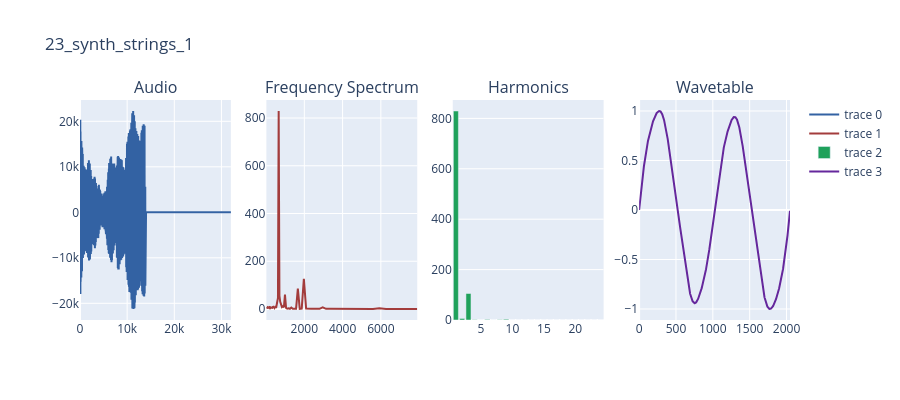

Notebook source saved alongside this figure:
### Code cell
f1.show()

### Figure 1 — Plotly figure (JSON) as saved in the notebook; plotly's stock layout.template omitted (floating-point values rounded to 4 significant figures; data arrays with more than 128 entries replaced by an {"elided": "..."} marker saying what was removed)
{"data": [{"marker": {"color": "rgb(51, 98, 163)"}, "mode": "lines", "type": "scatter", "x": {"elided": "32000 int values"}, "xaxis": "x", "y": {"elided": "32000 int values"}, "yaxis": "y"}, {"marker": {"color": "rgb(163, 60, 60)"}, "mode": "lines", "type": "scatter", "x": [16.35, 17.32, 18.35, 19.45, 20.6, 21.83, 23.12, 24.5, 25.96, 27.5, 29.14, 30.87, 32.7, 34.65, 36.71, 38.89, 41.2, 43.65, 46.25, 49.0, 51.91, 55.0, 58.27, 61.74, 65.41, 69.3, 73.42, 77.78, 82.41, 87.31, 92.5, 98.0, 103.8, 110.0, 116.5, 123.5, 130.8, 138.6, 146.8, 155.6, 164.8, 174.6, 185.0, 196.0, 207.7, 220.0, 233.1, 246.9, 261.6, 277.2, 293.7, 311.1, 329.6, 349.2, 370.0, 392.0, 415.3, 440.0, 466.2, 493.9, 523.3, 554.4, 587.3, 622.3, 659.3, 698.5, 740.0, 784.0, 830.6, 880.0, 932.3, 987.8, 1047.0, 1109.0, 1175.0, 1245.0, 1319.0, 1397.0, 1480.0, 1568.0, 1661.0, 1760.0, 1865.0, 1976.0, 2093.0, 2217.0, 2349.0, 2489.0, 2637.0, 2794.0, 2960.0, 3136.0, 3322.0, 3520.0, 3729.0, 3951.0, 4186.0, 4435.0, 4699.0, 4978.0, 5274.0, 5588.0, 5920.0, 6272.0, 6645.0, 7040.0, 7459.0, 7902.0], "xaxis": "x2", "y": [4.722, 6.587, 7.03, 4.366, 7.293, 4.759, 5.945, 6.29, 2.571, 7.024, 6.115, 3.005, 4.348, 6.562, 6.401, 6.944, 6.816, 6.666, 5.97, 3.96, 3.059, 6.295, 4.633, 5.158, 2.88, 5.907, 5.86, 4.314, 4.281, 5.725, 5.811, 2.163, 5.882, 3.996, 2.351, 3.677, 3.534, 6.882, 2.987, 3.863, 3.567, 3.232, 6.4, 5.387, 5.801, 4.262, 7.046, 6.86, 5.556, 7.685, 7.868, 4.744, 4.822, 8.13, 8.859, 5.16, 8.286, 4.624, 9.508, 11.49, 4.263, 23.72, 31.53, 46.49, 829.3, 55.02, 30.41, 19.4, 8.303, 11.33, 7.465, 60.08, 4.428, 1.043, 2.581, 0.9689, 6.368, 1.201, 0.7891, 1.55, 85.91, 0.5511, 1.663, 126.9, 1.922, 0.5982, 0.7771, 0.8327, 0.5575, 0.9368, 7.362, 0.6578, 0.7539, 0.4738, 0.5746, 1.605, 0.5814, 0.3253, 0.3307, 0.4019, 0.7564, 0.279, 3.208, 0.1699, 0.4172, 0.07881, 0.5127, 0.1265], "yaxis": "y2"}, {"marker": {"color": "rgb(31, 161, 91)"}, "type": "bar", "x": [1, 2, 3, 4, 5, 6, 7, 8, 9, 10, 11, 12, 13, 14, 15, 16, 17, 18, 19, 20, 21, 22, 23, 24], "xaxis": "x3", "y": [829.3, 6.368, 105.1, 0.5575, 0.1388, 1.779, 0.1142, 0.7564, 2.797, 0.2208, 0.1198, 0.1771, 0.07751, 0.224, 0.06044, 0.05404, 0.05801, 0.02717, 0.03836, 0.02358, 0.03387, 0.05274, 0.05596, 0.07253], "yaxis": "y3"}, {"marker": {"color": "rgb(101, 39, 156)"}, "mode": "lines", "type": "scatter", "x": {"elided": "2048 int values"}, "xaxis": "x4", "y": {"elided": "2048 float values"}, "yaxis": "y4"}], "layout": {"annotations": [{"font": {"size": 16}, "showarrow": false, "text": "Audio", "x": 0.1062, "xanchor": "center", "xref": "paper", "y": 1, "yanchor": "bottom", "yref": "paper"}, {"font": {"size": 16}, "showarrow": false, "text": "Frequency Spectrum", "x": 0.3688, "xanchor": "center", "xref": "paper", "y": 1, "yanchor": "bottom", "yref": "paper"}, {"font": {"size": 16}, "showarrow": false, "text": "Harmonics", "x": 0.6313, "xanchor": "center", "xref": "paper", "y": 1, "yanchor": "bottom", "yref": "paper"}, {"font": {"size": 16}, "showarrow": false, "text": "Wavetable", "x": 0.8938, "xanchor": "center", "xref": "paper", "y": 1, "yanchor": "bottom", "yref": "paper"}], "height": 400, "title": {"text": "23_synth_strings_1"}, "xaxis": {"anchor": "y", "domain": [0, 0.2125]}, "xaxis2": {"anchor": "y2", "domain": [0.2625, 0.475]}, "xaxis3": {"anchor": "y3", "domain": [0.525, 0.7375]}, "xaxis4": {"anchor": "y4", "domain": [0.7875, 1]}, "yaxis": {"anchor": "x", "domain": [0, 1]}, "yaxis2": {"anchor": "x2", "domain": [0, 1]}, "yaxis3": {"anchor": "x3", "domain": [0, 1]}, "yaxis4": {"anchor": "x4", "domain": [0, 1]}}}
